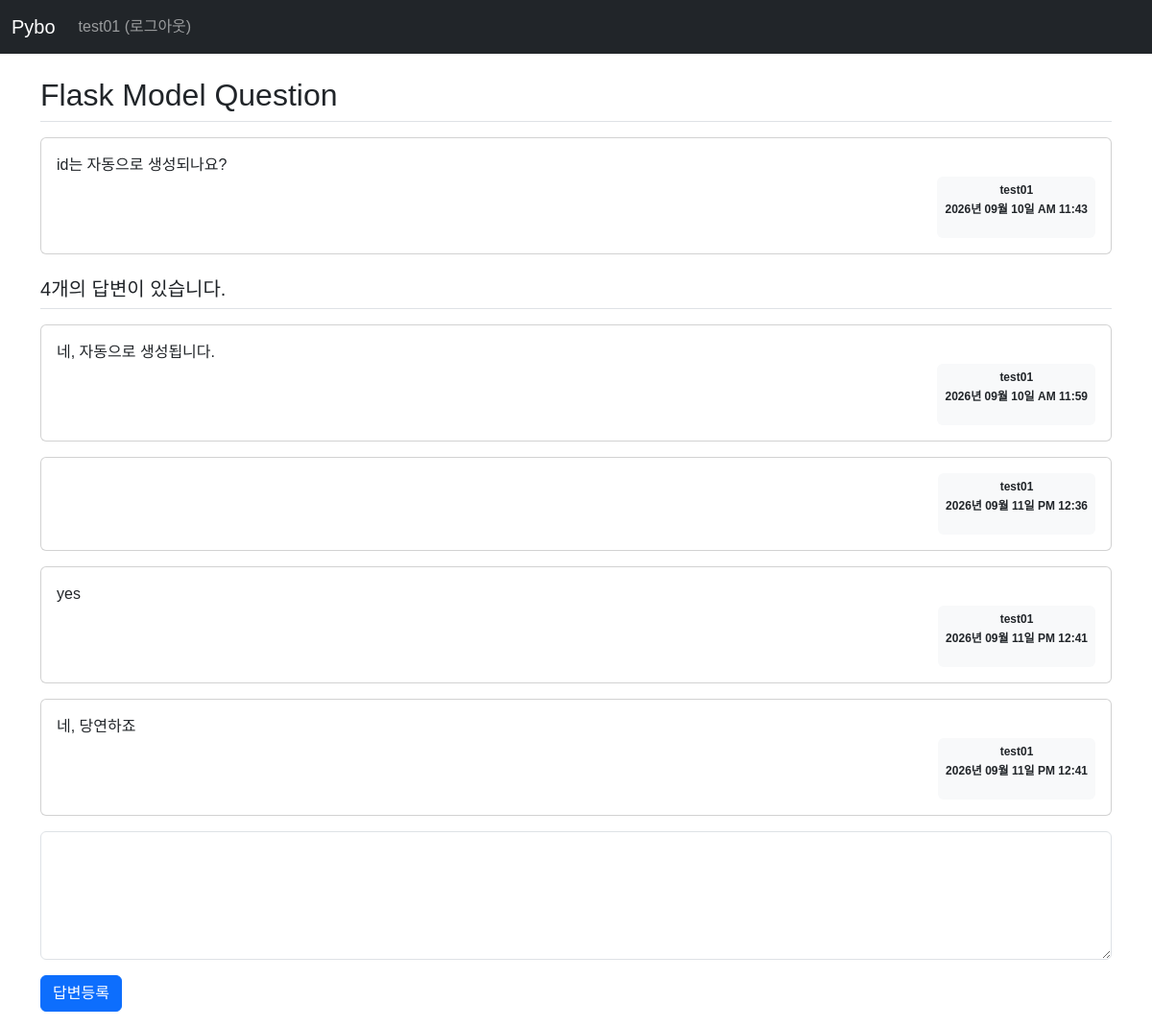
Screenshot of /question/detail/2 (signed in) with the database file from the repository.
### pybo/models.py (models this page shows)
class User(db.Model):
    id = db.Column(db.Integer, primary_key=True)
    username = db.Column(db.String(150), unique=True, nullable=False)
    password = db.Column(db.String(200), nullable=False)
    email = db.Column(db.String(120), unique=True, nullable=False)

class Question(db.Model):
    id = db.Column(db.Integer, primary_key=True)
    subject = db.Column(db.String(200), nullable=False)
    content = db.Column(db.Text, nullable=False)
    create_date = db.Column(db.DateTime, nullable=False)
    user_id = db.Column(db.Integer, db.ForeignKey('user.id', ondelete='CASCADE'), nullable=False)
    user = db.relationship('User', backref=db.backref('question_set'))

class Answer(db.Model):
    id = db.Column(db.Integer, primary_key=True)
    question_id = db.Column(db.Integer, db.ForeignKey('question.id', ondelete='CASCADE'))
    question = db.relationship(Question, backref=db.backref('answer_set'))
    content = db.Column(db.Text, nullable=False)
    create_date = db.Column(db.DateTime, nullable=False)
    user_id = db.Column(db.Integer, db.ForeignKey('user.id', ondelete='CASCADE'), nullable=False)
    user = db.relationship('User', backref=db.backref('answer_set'))

### pybo/views/question_views.py (the view)
@bp.route('/detail/<int:question_id>')
def detail(question_id):
    form = AnswerForm()
    question = Question.query.get_or_404(question_id)
    return render_template('question/question_detail.html', question=question, form=form)

### pybo/forms.py
class AnswerForm(FlaskForm):
    content = TextAreaField('내용', validators=[DataRequired('내용은 필수 입력 항목입니다.')])
    submit = SubmitField('답변등록')

### pybo/filter.py (called while the page is built)
def format_datetime(value, fmt='%Y년 %m월 %d일 %p %I:%M'):
    return value.strftime(fmt)

### pybo/views/auth_viewe.py (called while the page is built)
@bp.before_app_request
def load_logged_in_user():
    user_id = session.get('user_id')
    if user_id is None:
        g.user = None
    else:
        g.user = User.query.get(user_id)

### pybo/templates/question/question_detail.html (shortened to what this page needs)
{% extends 'base.html' %}
{% block content %}
<div class="container my-3">
    <h2 class="border-bottom py-2">{{ question.subject }}</h2>
    <div class="card my-3">
        <div class="card-body">
            <div class="card-text" style="white-space: pre-line;">{{ question.content }}</div>
            <div class="d-flex justify-content-end">
                <div class="badge bg-light text-dark p-2">
                    <p class="mb-2">{{ question.user.username }}</p>
                    <p>{{ question.create_date | datetime }}</p>
                </div>
            </div>
        </div>
    </div>
    <h5 class="border-bottom my-3 py-2">{{ question.answer_set | length }}개의 답변이 있습니다.</h5>
    {% for answer in question.answer_set %}
    <div class="card my-3">
        <div class="card-body">
            <div class="card-text" style="white-space: pre-line;">{{ answer.content }}</div>
            <div class="d-flex justify-content-end">
                <div class="badge bg-light text-dark p-2">
                    <p class="mb-2" textstart>{{ answer.user.username }}</p>
                    <p>{{ answer.create_date | datetime }}</p>
                </div>
            </div>
        </div>
    </div>
    {% endfor %}
    <form action="{{ url_for('answer.create', question_id=question.id) }}" method="post" class="my-3">
        <div class="mb-3">
            {{ form.content(class='form-control', rows='5', disabled=(not g.user)) }}
        </div>
        {{ form.submit(class="btn btn-primary", disabled=(not g.user)) }}
    </form>
</div>
{% endblock %}

### pybo/templates/navbar.html (shortened to what this page needs)
    <nav class="navbar bg-dark navbar-expand-sm" data-bs-theme="dark">
      <div class="container-fluid">
        <a class="navbar-brand" href="{{ url_for('main.index') }}">Pybo</a>
        <div class="collapse navbar-collapse" id="navbarNav">
          {% if g.user %}
          <ul class="navbar-nav ">
            <li class="nav-item">
              <a class="nav-link " href="{{ url_for('auth.logout') }}">{{ g.user.username }} (로그아웃)</a>
            </li>
          </ul>
          {% endif %}
        </div>
      </div>
    </nav>

### pybo/static/style.css (style rules this page uses)
body { font-family: "Noto Sans KR", sans-serif; font-weight: 400; }

### rows the page displays
User: user.username "test01"
Question: subject "Flask Model Question", content "id는 자동으로 생성되나요?", create_date "2026년 09월 10일 AM 11:43"
Answer: content "네, 자동으로 생성됩니다.", user.username "test01", create_date "2026년 09월 10일 AM 11:59"
Answer: user.username "test01", create_date "2026년 09월 11일 PM 12:36"
Answer: content "yes", user.username "test01", create_date "2026년 09월 11일 PM 12:41"
Answer: content "네, 당연하죠", user.username "test01", create_date "2026년 09월 11일 PM 12:41"

### other values shown
{{ question.answer_set | length }} "4"
